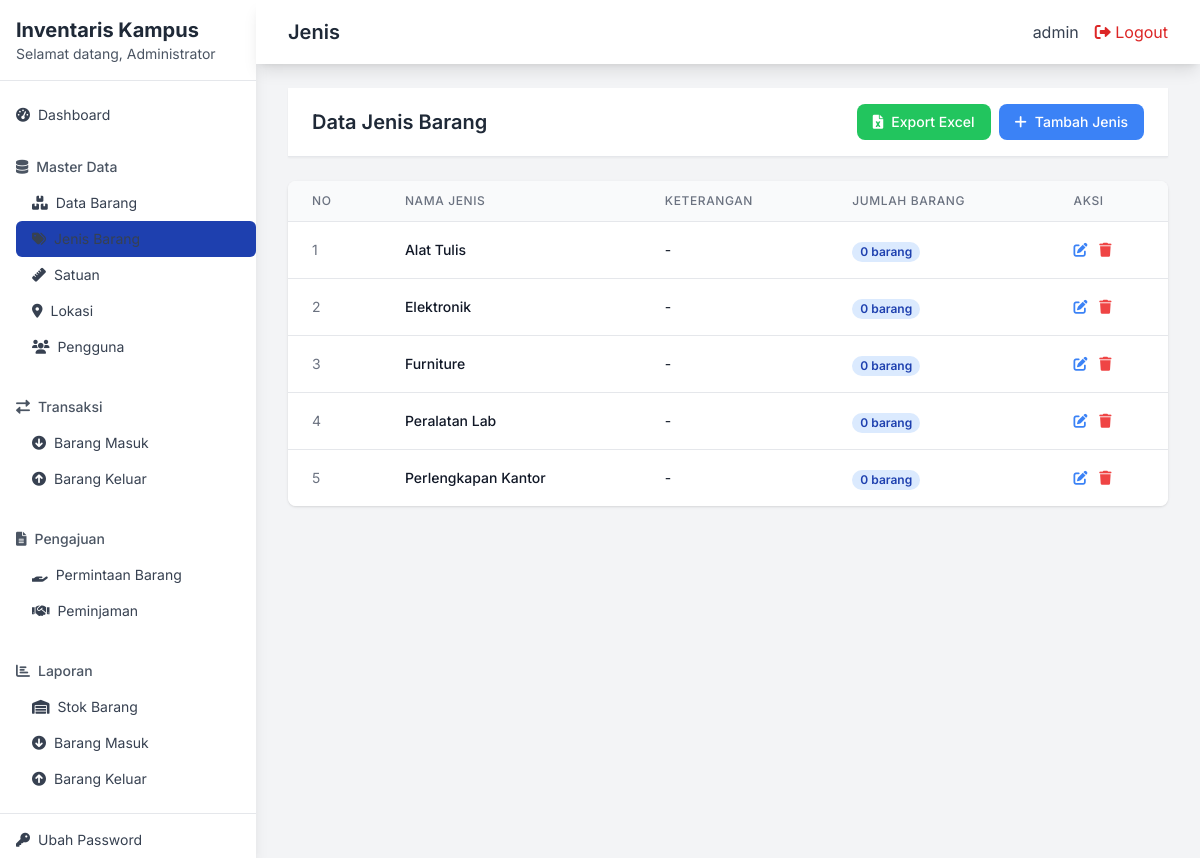
/index.php?module=jenis (signed in), run on the app's committed database.
### tables this page shows
CREATE TABLE jenis_barang (
    id_jenis INT PRIMARY KEY AUTO_INCREMENT,
    nama_jenis VARCHAR(50) NOT NULL,
    keterangan TEXT,
    created_at TIMESTAMP DEFAULT CURRENT_TIMESTAMP
);

### config/database.php (called while the page is built, shortened)
<?php
$host = 'localhost';
$username = 'root';
$password = '';
$database = 'db_inventaris';
$mysqli = new mysqli($host, $username, $password, $database);
$mysqli->set_charset("utf8");
function query($sql) {
    global $mysqli;
    return $mysqli->query($sql);
}
function fetch_assoc($result) {
    return $result->fetch_assoc();
}
?>

### modules/jenis/tampil_data.php (the view, shortened to what this page needs)
<?php
$query = "SELECT j.*,
          (SELECT COUNT(*) FROM barang b WHERE b.id_jenis = j.id_jenis) as jumlah_barang
          FROM jenis_barang j
          ORDER BY j.nama_jenis ASC";
$result = query($query);
?>
<div class="bg-white shadow-sm border-b mb-6">
    <div class="px-4 py-4 sm:px-6 flex items-center justify-between">
        <h2 class="text-xl font-semibold text-gray-800">Data Jenis Barang</h2>
        <div class="flex space-x-2">
            <a href="?module=jenis&action=export" class="bg-green-500 hover:bg-green-600 text-white py-2 px-4 rounded-lg text-sm font-medium flex items-center">
                <i class="fas fa-file-excel mr-2"></i> Export Excel
            </a>
            <a href="?module=jenis&action=form_entri" class="bg-blue-500 hover:bg-blue-600 text-white py-2 px-4 rounded-lg text-sm font-medium flex items-center">
                <i class="fas fa-plus mr-2"></i> Tambah Jenis
            </a>
        </div>
    </div>
</div>
<div class="bg-white rounded-lg shadow overflow-hidden">
    <div class="overflow-x-auto">
        <table class="min-w-full divide-y divide-gray-200">
            <thead class="bg-gray-50">
                <tr>
                    <th scope="col" class="px-6 py-3 text-left text-xs font-medium text-gray-500 uppercase tracking-wider">No</th>
                    <th scope="col" class="px-6 py-3 text-left text-xs font-medium text-gray-500 uppercase tracking-wider">Nama Jenis</th>
                    <th scope="col" class="px-6 py-3 text-left text-xs font-medium text-gray-500 uppercase tracking-wider">Keterangan</th>
                    <th scope="col" class="px-6 py-3 text-left text-xs font-medium text-gray-500 uppercase tracking-wider">Jumlah Barang</th>
                    <th scope="col" class="px-6 py-3 text-left text-xs font-medium text-gray-500 uppercase tracking-wider">Aksi</th>
                </tr>
            </thead>
            <tbody class="bg-white divide-y divide-gray-200">
                <?php
                $no = 1;
                while ($data = fetch_assoc($result)):
                ?>
                <tr class="hover:bg-gray-50">
                    <td class="px-6 py-4 whitespace-nowrap text-sm text-gray-500"><?php echo $no++; ?></td>
                    <td class="px-6 py-4 whitespace-nowrap">
                        <div class="text-sm font-medium text-gray-900"><?php echo $data['nama_jenis']; ?></div>
                    </td>
                    <td class="px-6 py-4">
                        <div class="text-sm text-gray-900"><?php echo $data['keterangan'] ?: '-'; ?></div>
                    </td>
                    <td class="px-6 py-4 whitespace-nowrap">
                        <span class="px-2 inline-flex text-xs leading-5 font-semibold rounded-full bg-blue-100 text-blue-800">
                            <?php echo $data['jumlah_barang']; ?> barang
                        </span>
                    </td>
                    <td class="px-6 py-4 whitespace-nowrap text-sm font-medium space-x-2">
                        <a href="?module=jenis&action=form_ubah&id=<?php echo $data['id_jenis']; ?>"
                           class="text-blue-500 hover:text-blue-700">
                            <i class="fas fa-edit"></i>
                        </a>
                        <?php if ($data['jumlah_barang'] == 0): ?>
                        <a href="javascript:void(0);"
                           onclick="confirmDelete('?module=jenis&action=proses_hapus&id=<?php echo $data['id_jenis']; ?>')"
                           class="text-red-500 hover:text-red-700">
                            <i class="fas fa-trash"></i>
                        </a>
                        <?php endif; ?>
                    </td>
                </tr>
                <?php endwhile; ?>
            </tbody>
        </table>
    </div>
</div>

### index.php (shortened to what this page needs)
<?php
require_once 'config/database.php';
?>
<!DOCTYPE html>
<html lang="en">
<head>
    <script src="https://cdn.tailwindcss.com"></script>
    <link rel="stylesheet" href="https://cdnjs.cloudflare.com/ajax/libs/font-awesome/6.0.0-beta3/css/all.min.css">
</head>
<body class="bg-gray-100">
    <div class="min-h-screen flex">
        <aside class="w-64 bg-white shadow-lg">
            <div class="p-4 border-b">
                <h2 class="text-xl font-bold text-gray-800">Inventaris Kampus</h2>
                <p class="text-sm text-gray-600">Selamat datang, <?php echo $_SESSION['nama_lengkap']; ?></p>
            </div>
            <?php include 'sidebar_menu.php'; ?>
        </aside>
        <main class="flex-1">
            <nav class="bg-white shadow-lg">
                <div class="mx-auto px-4 sm:px-6 lg:px-8">
                    <div class="flex justify-between h-16">
                        <div class="flex">
                            <div class="flex-shrink-0 flex items-center">
                                <span class="text-xl font-semibold text-gray-800">
                                    <?php
                                    $module = isset($_GET['module']) ? $_GET['module'] : 'dashboard';
                                    echo ucwords(str_replace('-', ' ', $module));
                                    ?>
                                </span>
                            </div>
                        </div>
                        <div class="flex items-center">
                            <div class="ml-3 relative">
                                <div class="flex items-center space-x-4">
                                    <span class="text-gray-700"><?php echo $_SESSION['role']; ?></span>
                                    <a href="logout.php" class="text-red-600 hover:text-red-800">
                                        <i class="fas fa-sign-out-alt"></i> Logout
                                    </a>
                                </div>
                            </div>
                        </div>
                    </div>
                </div>
            </nav>
            <div class="py-6 px-4 sm:px-6 lg:px-8">
                <?php include 'content.php'; ?>
            </div>
        </main>
    </div>
</body>
</html>

### sidebar_menu.php (shortened to what this page needs)
<?php
$userRole = $_SESSION['role'];
function renderMenuItem($item) {
    if (isset($item['submenu'])) {
        echo '<div class="py-2">';
        echo '<div class="px-4 py-2 text-sm font-medium text-gray-600">';
        echo '<i class="' . $item['icon'] . ' mr-2"></i>' . $item['title'];
        echo '</div>';
        echo '<div class="pl-4">';
        foreach ($item['submenu'] as $submenu) {
            echo '<a href="' . $submenu['link'] . '" class="sidebar-link block px-4 py-2 text-sm text-gray-700 hover:bg-blue-500 hover:text-white rounded-md transition-colors duration-200">';
            echo '<i class="' . $submenu['icon'] . ' mr-2"></i>' . $submenu['title'];
            echo '</a>';
        }
        echo '</div>';
        echo '</div>';
    } else {
        echo '<a href="' . $item['link'] . '" class="sidebar-link block px-4 py-2 text-sm text-gray-700 hover:bg-blue-500 hover:text-white rounded-md transition-colors duration-200">';
        echo '<i class="' . $item['icon'] . ' mr-2"></i>' . $item['title'];
        echo '</a>';
    }
}
if (isset($menu[$userRole])) {
    echo '<nav class="mt-4 space-y-2">';
    foreach ($menu[$userRole] as $item) {
        renderMenuItem($item);
    }
    echo '<div class="border-t my-4"></div>';
    echo '<a href="?module=password" class="sidebar-link block px-4 py-2 text-sm text-gray-700 hover:bg-blue-500 hover:text-white rounded-md transition-colors duration-200">';
    echo '<i class="fas fa-key mr-2"></i>Ubah Password';
    echo '</a>';
    echo '</nav>';
}
?>

### content.php (shortened to what this page needs)
<?php
$module = isset($_GET['module']) ? $_GET['module'] : 'dashboard';
$module_path = "modules/{$module}/";
$action = isset($_GET['action']) ? $_GET['action'] : 'tampil_data';
$file_path = $module_path . $action . ".php";
if (file_exists($file_path)) {
    include $file_path;
} else {
    showError("Module tidak ditemukan!");
}
?>

### index.php (style rules this page uses)
body { font-family: 'Inter', sans-serif; }
.sidebar-active { background-color: #1e40af; color: white; }

### data on the page
jenis_barang: nama_jenis "Alat Tulis", keterangan "-", jumlah_barang "0"
jenis_barang: nama_jenis "Elektronik", keterangan "-", jumlah_barang "0"
jenis_barang: nama_jenis "Furniture", keterangan "-", jumlah_barang "0"
jenis_barang: nama_jenis "Peralatan Lab", keterangan "-", jumlah_barang "0"
jenis_barang: nama_jenis "Perlengkapan Kantor", keterangan "-", jumlah_barang "0"

### other printed values
$_SESSION['nama_lengkap'] "Administrator"
$item['title'] "Dashboard"
$item['title'] "Master Data"
$submenu['title'] "Data Barang"
$submenu['title'] "Satuan"
$submenu['title'] "Lokasi"
$submenu['title'] "Pengguna"
$item['title'] "Transaksi"
$submenu['title'] "Barang Masuk"
$submenu['title'] "Barang Keluar"
$item['title'] "Pengajuan"
$submenu['title'] "Permintaan Barang"
$submenu['title'] "Peminjaman"
$item['title'] "Laporan"
$submenu['title'] "Stok Barang"
